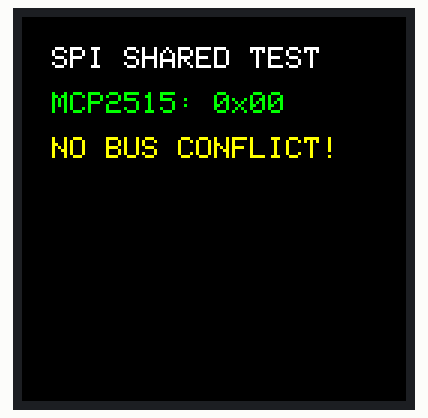
This program was run on a simulated ESP32. Parts: 128×128 colour display. What the program prints to the serial monitor is not drawn.

Above: at 1.2 s.

The program:

main.cpp
```cpp
#include <Arduino.h>
#include <SPI.h>
#include <Adafruit_GFX.h>
#include <Adafruit_ST7735.h>

// ─ Pin Definitions ──────────────────────────────
#define MCP_CS   5
#define TFT_CS   17
#define TFT_DC   16
#define TFT_RST  4

Adafruit_ST7735 tft = Adafruit_ST7735(TFT_CS, TFT_DC, TFT_RST);

void setup() {
  Serial.begin(115200);
  delay(1000);

  // Pastikan CS kedua device HIGH di awal (idle)
  pinMode(MCP_CS, OUTPUT); digitalWrite(MCP_CS, HIGH);
  pinMode(TFT_CS, OUTPUT); digitalWrite(TFT_CS, HIGH);

  Serial.println("\n🔍 Combined Unit Test: TFT + MCP2515 (SPI Shared)");
  Serial.println("===============================================");

  // 1. Init TFT
  Serial.print("1. Initialize TFT... ");
  tft.initR(INITR_144GREENTAB);
  tft.setRotation(1);
  tft.fillScreen(ST77XX_BLACK);
  Serial.println("✅ OK");

  // 2. Init Shared SPI (Hardware SPI ESP32)
  Serial.print("2. Init Shared SPI (SCK:18, MISO:19, MOSI:23)... ");
  SPI.begin(18, 19, 23, -1);
  SPI.setFrequency(1000000); // 1MHz (aman untuk debug)
  Serial.println("✅ OK");

  // 3. Safe Read MCP2515 (CANSTAT Register)
  Serial.print("3. Read MCP2515 CANSTAT... ");
  digitalWrite(MCP_CS, LOW);
  SPI.transfer(0x03);          // Read Command
  SPI.transfer(0x0E);          // CANSTAT Address
  uint8_t mcp_status = SPI.transfer(0x00);
  digitalWrite(MCP_CS, HIGH);  // Release Bus
  Serial.printf("0x%02X\n", mcp_status);

  // 4. Tampilkan Hasil di Layar
  tft.setCursor(10, 10);
  tft.setTextColor(ST77XX_WHITE);
  tft.setTextSize(1);
  tft.println("SPI SHARED TEST");

  tft.setCursor(10, 25);
  tft.setTextColor(ST77XX_GREEN);
  tft.printf("MCP2515: 0x%02X", mcp_status);

  tft.setCursor(10, 40);
  tft.setTextColor(ST77XX_YELLOW);
  tft.println("NO BUS CONFLICT!");

  Serial.println("\n✅ Combined Test PASSED. Ready for Integration.");
}

void loop() {
  // Live update setiap 2 detik
  static uint32_t last = 0;
  if (millis() - last > 2000) {
    digitalWrite(MCP_CS, LOW);
    SPI.transfer(0x03); SPI.transfer(0x0E);
    uint8_t val = SPI.transfer(0x00);
    digitalWrite(MCP_CS, HIGH);

    // Clear & redraw
    tft.fillRect(10, 25, 100, 10, ST77XX_BLACK);
    tft.setCursor(10, 25);
    tft.setTextColor(ST77XX_GREEN);
    tft.printf("MCP2515: 0x%02X", val);

    Serial.printf("Heartbeat | MCP Status: 0x%02X\n", val);
    last = millis();
  }
}
```
